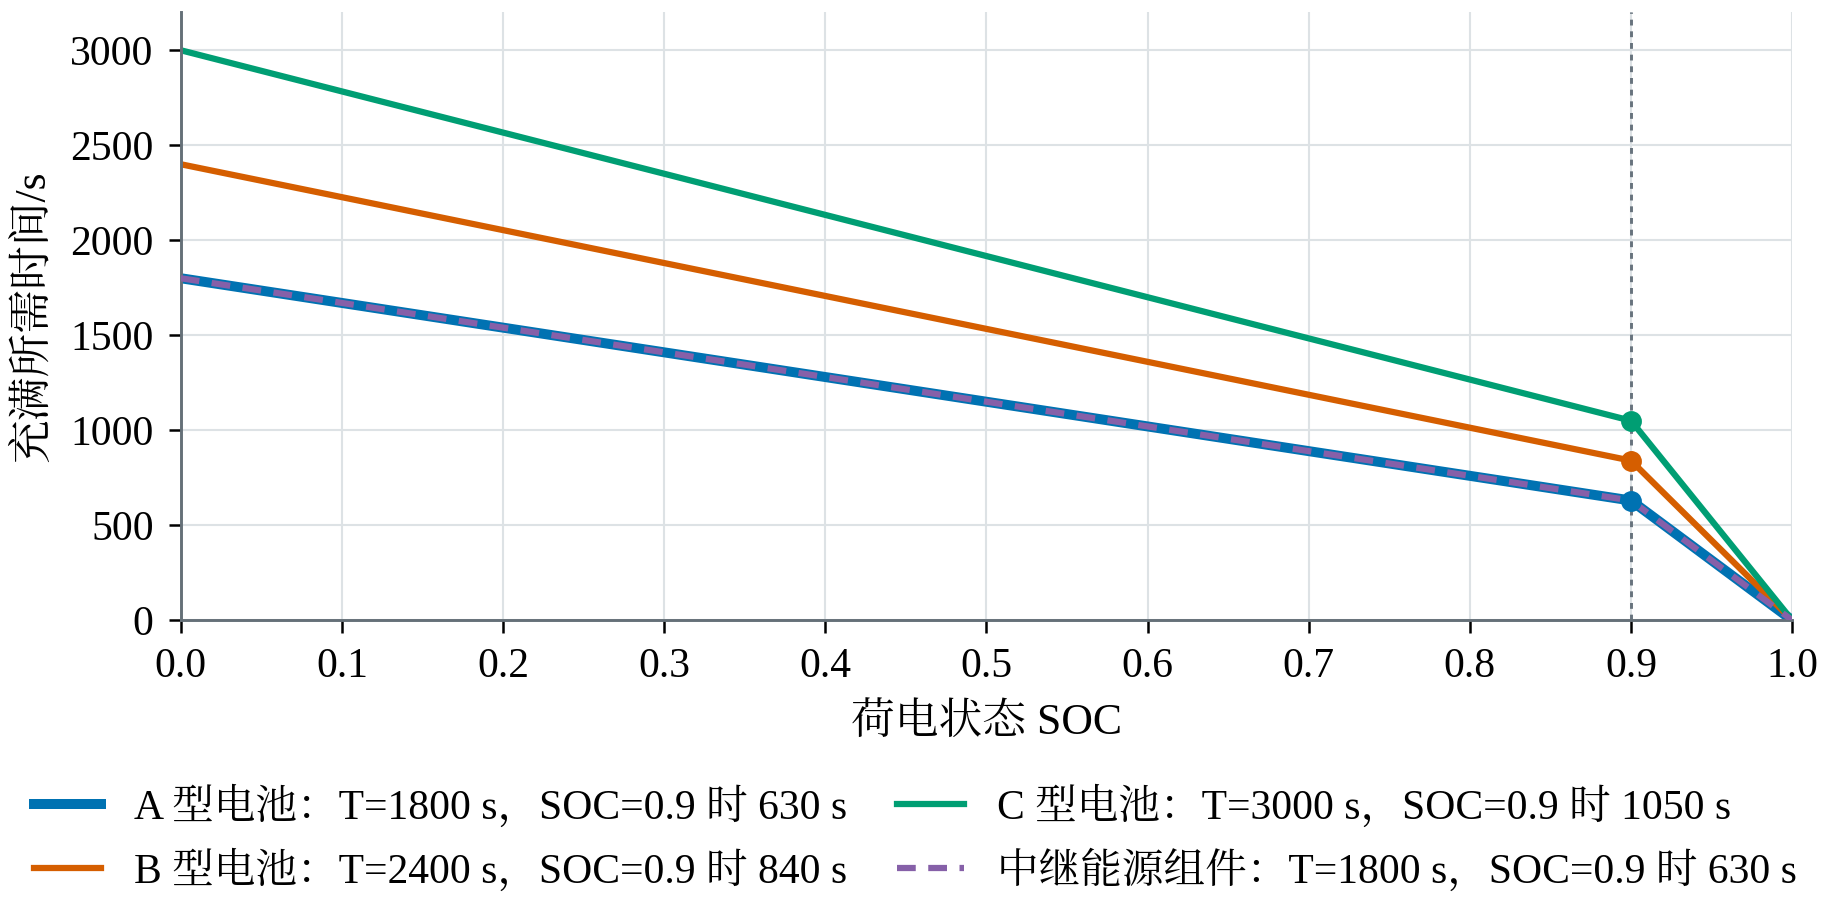

Python code for this plot:
"""图6 改进版：两阶段等效充电曲线（原图源 figures/src/fig_charging.py 的副本修改）。

改动：由一条曲线（T=1800 s）改为 A、B、C 三型电池与中继能源组件共四条曲线，T 取原题数据
（1800、2400、3000、1800 s）；按论文式(15)计算；删去图内标题（移入图题）。
核对：T=1800 s 的曲线与原图源 CSV 逐点一致。
"""
import sys
from pathlib import Path
HERE = Path(__file__).resolve().parent
sys.path.insert(0, str(HERE.parent / "lib"))
import figkit as fk
import matplotlib.pyplot as plt
from matplotlib.ticker import MultipleLocator

STEM = "fig_charging"
SRC_CSV = fk.ORIG_FIG / "src" / f"{STEM}.csv"
SERIES = [("A", "A 型电池", "-"), ("B", "B 型电池", "-"), ("C", "C 型电池", "-"), ("R", "中继能源组件", (0, (3, 2)))]


def main():
    fk.setup()
    full = fk.charge_full()
    assert [full[k] for k in "ABCR"] == [1800.0, 2400.0, 3000.0, 1800.0]
    soc = [round(0.01 * k, 2) for k in range(101)]
    orig = {float(r["soc"]): float(r["charge_seconds"]) for r in fk.read_source_csv(SRC_CSV)}
    assert all(abs(fk.charge_time(s, 1800.0) - orig[s]) < 1e-6 for s in orig)
    col = {"A": fk.C["A"], "B": fk.C["B"], "C": fk.C["C"], "R": fk.C["relay"]}
    fig, ax = plt.subplots(figsize=(fk.FULL_W, 7.8 * fk.CM), layout="constrained")
    rows = []
    for k, name, ls in SERIES:
        y = [fk.charge_time(s, full[k]) for s in soc]
        knee = fk.charge_time(0.9, full[k])
        ax.plot(soc, y, color=col[k], lw=2.4 if k == "A" else 1.5, ls=ls,
                label=f"{name}：T={full[k]:.0f} s，SOC=0.9 时 {knee:.0f} s", zorder=3 if k == "R" else 2)
        if k != "R":
            ax.scatter([0.9], [knee], color=col[k], s=16, zorder=4)
        rows += [{"series": k, "full_time_s": full[k], "soc": s, "charge_seconds": v} for s, v in zip(soc, y)]
    ax.axvline(0.9, color=fk.C["muted"], lw=0.7, ls=(0, (2, 2)), zorder=1)
    ax.set_xlabel("荷电状态 SOC")
    ax.set_ylabel("充满所需时间/s")
    ax.set_xlim(0, 1)
    ax.set_ylim(0, 3200)
    ax.xaxis.set_major_locator(MultipleLocator(0.1))
    ax.yaxis.set_major_locator(MultipleLocator(500))
    fk.grid(ax)
    fig.legend(loc="outside lower center", ncol=2, columnspacing=1.2)
    fk.write_csv(HERE / f"{STEM}.csv", rows)
    fk.save(fig, HERE, STEM, figure_id="图6（改进版）",
            caption="两阶段等效充电曲线（A、B、C 型电池与中继能源组件；SOC=0.9 处为分段点）",
            section="5.4.2", sources=[fk.TYPE_XLSX, fk.RELAY_XLSX, SRC_CSV],
            key_values={"T_full_s": {k: full[k] for k in "ABCR"},
                        "knee_s": {k: fk.charge_time(0.9, full[k]) for k in "ABCR"}},
            notes="A 型电池与中继能源组件的 T 同为 1800 s，两条曲线重合（组件画为虚线叠在 A 型实线上）。")


if __name__ == "__main__":
    main()
